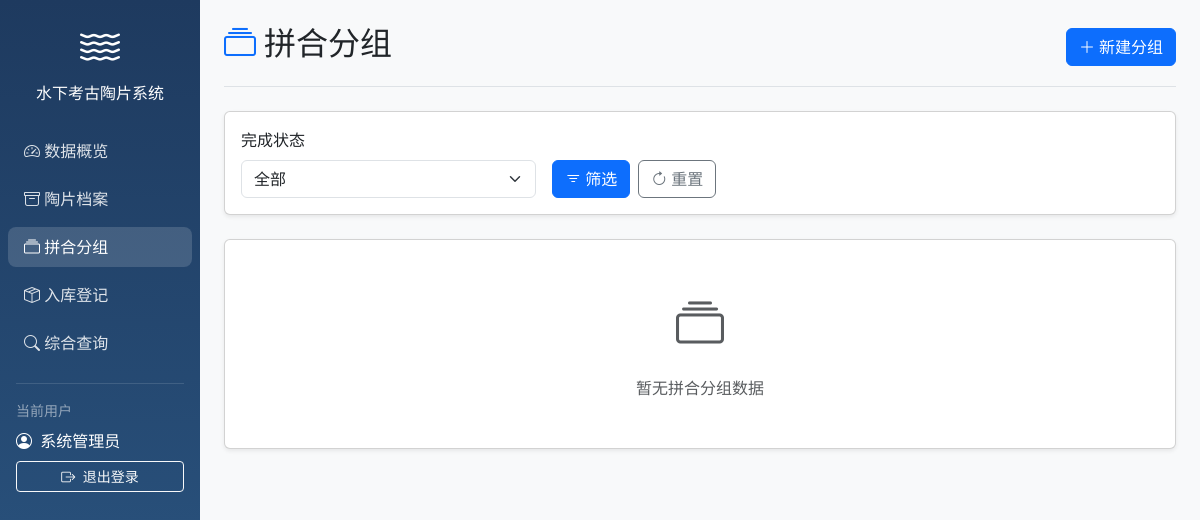
Before: /groups (signed in) with the older database file.
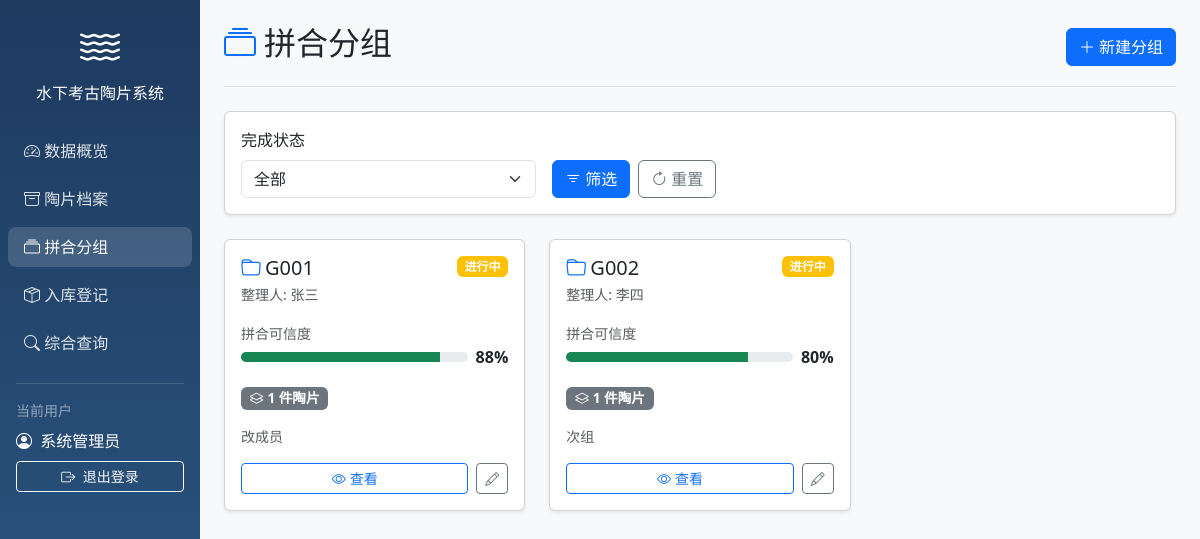
After: the same page with the newer database file.
### models/models.py (models this page shows)
class PotteryGroup(Base):
    __tablename__ = "pottery_groups"
    id = Column(Integer, primary_key=True, index=True)
    group_number = Column(String, unique=True, index=True)
    confidence = Column(Integer)
    organizer = Column(String)
    notes = Column(Text)
    is_completed = Column(Boolean, default=False)
    created_at = Column(DateTime(timezone=True), server_default=func.now())
    members = relationship("PotteryGroupMember", back_populates="group", cascade="all, delete-orphan")

### main.py (the view)
@app.get("/groups", response_class=HTMLResponse)
async def list_groups(
    request: Request,
    current_user: User = Depends(get_current_user),
    db: Session = Depends(get_db),
    is_completed: Optional[str] = None
):
    query = db.query(PotteryGroup)
    if is_completed is not None and is_completed != "":
        query = query.filter(PotteryGroup.is_completed == (is_completed == "true"))
    groups = query.order_by(PotteryGroup.created_at.desc()).all()
    return templates.TemplateResponse("groups.html", {
        "request": request,
        "current_user": current_user,
        "groups": groups,
        "is_completed": is_completed
    })

### templates/groups.html (shortened to what the changed rows need)
{% extends "base.html" %}
{% block body %}
<div class="container-fluid">
    <div class="row">
        <main class="col-md-9 ms-sm-auto col-lg-10 px-md-4 main-content">
            <div class="d-flex justify-content-between flex-wrap flex-md-nowrap align-items-center pt-4 pb-3 mb-4 border-bottom">
                <h1 class="h2">
                    <i class="bi bi-collection text-primary me-2"></i>拼合分组
                </h1>
            </div>
            <div class="row g-4">
                {% for g in groups %}
                <div class="col-md-6 col-xl-4">
                    <div class="card shadow-sm h-100">
                        <div class="card-body">
                            <div class="d-flex justify-content-between align-items-start mb-3">
                                <div>
                                    <h5 class="card-title mb-1">
                                        <i class="bi bi-folder me-1 text-primary"></i>{{ g.group_number }}
                                    </h5>
                                    <p class="text-muted small mb-0">整理人: {{ g.organizer }}</p>
                                </div>
                                {% if g.is_completed %}
                                <span class="badge bg-success">已完成</span>
                                {% else %}
                                <span class="badge bg-warning">进行中</span>
                                {% endif %}
                            </div>
                            <div class="mb-3">
                                <label class="text-muted small">拼合可信度</label>
                                <div class="d-flex align-items-center">
                                    <div class="progress flex-grow-1 me-2" style="height: 10px;">
                                        <div class="progress-bar {% if g.confidence >= 80 %}bg-success{% elif g.confidence >= 50 %}bg-warning{% else %}bg-danger{% endif %}" style="width: {{ g.confidence }}%"></div>
                                    </div>
                                    <span class="fw-bold">{{ g.confidence }}%</span>
                                </div>
                            </div>
                            <div class="mb-3">
                                <span class="badge bg-secondary badge-confidence">
                                    <i class="bi bi-layers me-1"></i>{{ g.members|length }} 件陶片
                                </span>
                            </div>
                            {% if g.notes %}
                            <p class="text-muted small mb-3">{{ g.notes|truncate(50) }}</p>
                            {% endif %}
                            <div class="d-flex gap-2">
                                <a href="/groups/{{ g.id }}" class="btn btn-sm btn-outline-primary flex-grow-1">
                                    <i class="bi bi-eye me-1"></i>查看
                                </a>
                                {% if not g.is_completed %}
                                <a href="/groups/{{ g.id }}/edit" class="btn btn-sm btn-outline-secondary">
                                    <i class="bi bi-pencil"></i>
                                </a>
                                {% endif %}
                            </div>
                        </div>
                    </div>
                </div>
                {% else %}
                <div class="col-12">
                    <div class="card shadow-sm">
                        <div class="card-body text-center py-5">
                            <i class="bi bi-collection text-muted" style="font-size: 3rem;"></i>
                            <p class="text-muted mt-3 mb-0">暂无拼合分组数据</p>
                        </div>
                    </div>
                </div>
                {% endfor %}
            </div>
        </main>
    </div>
</div>
{% endblock %}

Changed rows visible on the page:
added PotteryGroup: group_number "G001", organizer "张三", is_completed "进行中", confidence "88", members|length "1", notes "改成员"
added PotteryGroup: group_number "G002", organizer "李四", is_completed "进行中", confidence "80", members|length "1", notes "次组"
Other visible differences:
text no longer shown: "暂无拼合分组数据"
